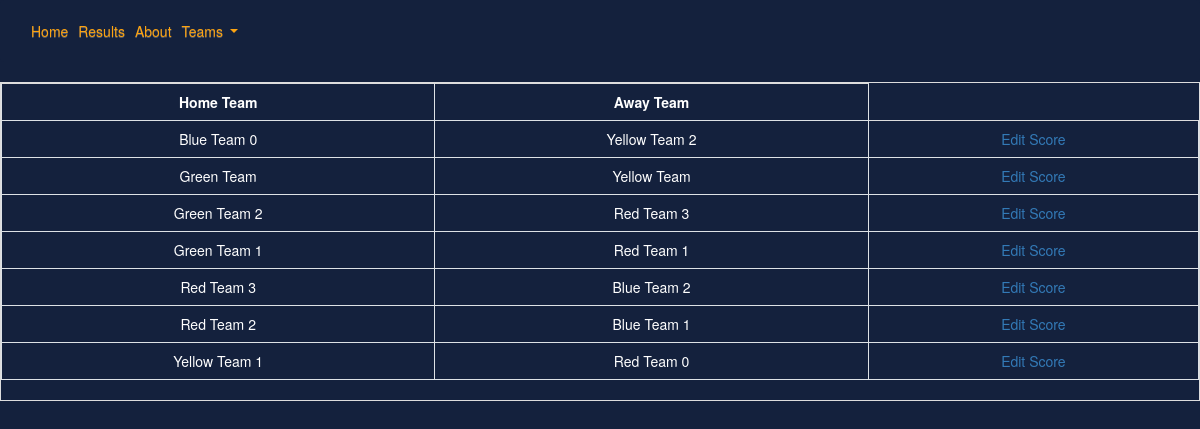
/games/, run on the app's committed database.
### soccerleague/models.py (models this page shows, shortened)
class Game(models.Model):
    home_team = models.ForeignKey(Team, related_name="home_games", on_delete=models.CASCADE)
    away_team = models.ForeignKey(Team, related_name="away_games", on_delete=models.CASCADE)
    date = models.DateTimeField()
    class Meta:
        ordering = ['date']

class Team(models.Model):
    name = models.CharField(max_length=200)

class Result(models.Model):
    game = models.OneToOneField(Game, on_delete=models.CASCADE)
    score_hometeam = models.IntegerField(default=0)
    score_awayteam = models.IntegerField(default=0)
    team = models.ManyToManyField(Team)

### soccerleague/views.py (the view)
# urls.py: path('games/', soccerleague_views.games, name="games"),
def games(request):
    try:
        teams = Team.objects.all()
        games = Game.objects.all()
    except Player.DoesNotExist:
        raise Http404('Game Not Found')
    return render(request, 'games.html', {
        'teams': teams,
        'games': games
    })

### soccerleague/templates/games.html
{%  extends "base.html" %}
{% block content %}
<div class="results">
    <div class="table-responsive table-bordered">
        <table class="table table">
            <tr>
                <th>Home Team</th>
                <th>Away Team</th>
            </tr>
            {% for game in games %}
            <tr>
                <td>{{ game.home_team.name }} {{ game.result.score_hometeam }}</td>
                <td>{{ game.away_team.name }} {{ game.result.score_awayteam }}</td>
                <td><a href="{% url 'result_add' %}">Edit Score</a></td>
            </tr>
            {% endfor %}
        </table>
    </div>
</div>
{% endblock %}

### soccerleague/static/main.css (style rules this page uses)
body { background: #14213D !important; color: white; }
.table { color: white; text-align: center; }
th { text-align: center; }

### data on the page
Game: home_team.name "Blue Team", result.score_hometeam "0", away_team.name "Yellow Team", result.score_awayteam "2"
Game: home_team.name "Green Team", away_team.name "Yellow Team"
Game: home_team.name "Green Team", result.score_hometeam "2", away_team.name "Red Team", result.score_awayteam "3"
Game: home_team.name "Green Team", result.score_hometeam "1", away_team.name "Red Team", result.score_awayteam "1"
Game: home_team.name "Red Team", result.score_hometeam "3", away_team.name "Blue Team", result.score_awayteam "2"
Game: home_team.name "Red Team", result.score_hometeam "2", away_team.name "Blue Team", result.score_awayteam "1"
Game: home_team.name "Yellow Team", result.score_hometeam "1", away_team.name "Red Team", result.score_awayteam "0"
